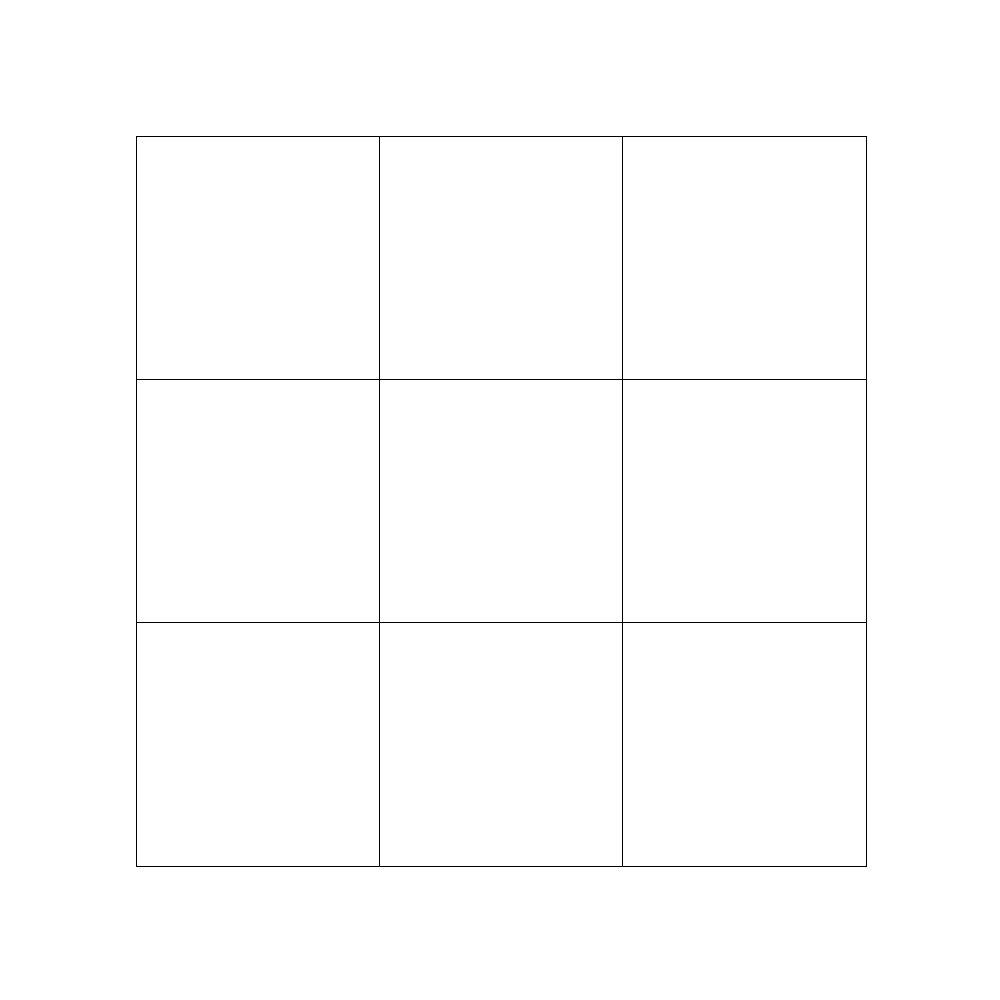
Frame 1 (no input)
Frame 60 (the mouse pressed at the canvas centre just before this capture): identical to frame 1, image omitted
Frame 120 (the mouse held since frame 60 and released just before this capture): identical to frame 1, image omitted

The Processing sketch that drew this single still picture (run headless with seeded random() and noise(); from frame 60 on, the mouse is pressed at the canvas centre):

// Processing sketch: pattern1
// ── pattern1.pde

void setup() {
  size(1000, 1000);

  
}
//current level of the fractal
int cl;

long nextKey;
void draw() {
  background(255);
 
  if (keyPressed && nextKey < System.currentTimeMillis()) {
    nextKey = System.currentTimeMillis() + 100;
    cl++;
  }
  cl %= 6;
  if (cl == 0) {
    cl++;
  }
  carpet(0, cl, 136, 136, 866, 866);
}

void carpet(int cl, int ml, float sx, float sy, float ex, float ey) {
  
  if (cl == ml) {
    return;
  }
  float delta = (ex - sx)/3f;
  stroke(cl * (255/ml));
  for (int i = 0; i < 3; i++) {
    for (int j = 0; j < 3; j++) {
      float xval = (i)*delta + sx;
      float yval = (j)*delta + sy;
      if (!((i == 1) && (j== 1))) {
        rect(xval, yval, delta, delta);
        
        carpet(cl+1, ml, xval, yval, xval+delta, yval+delta);
      }
    }
  }
}
